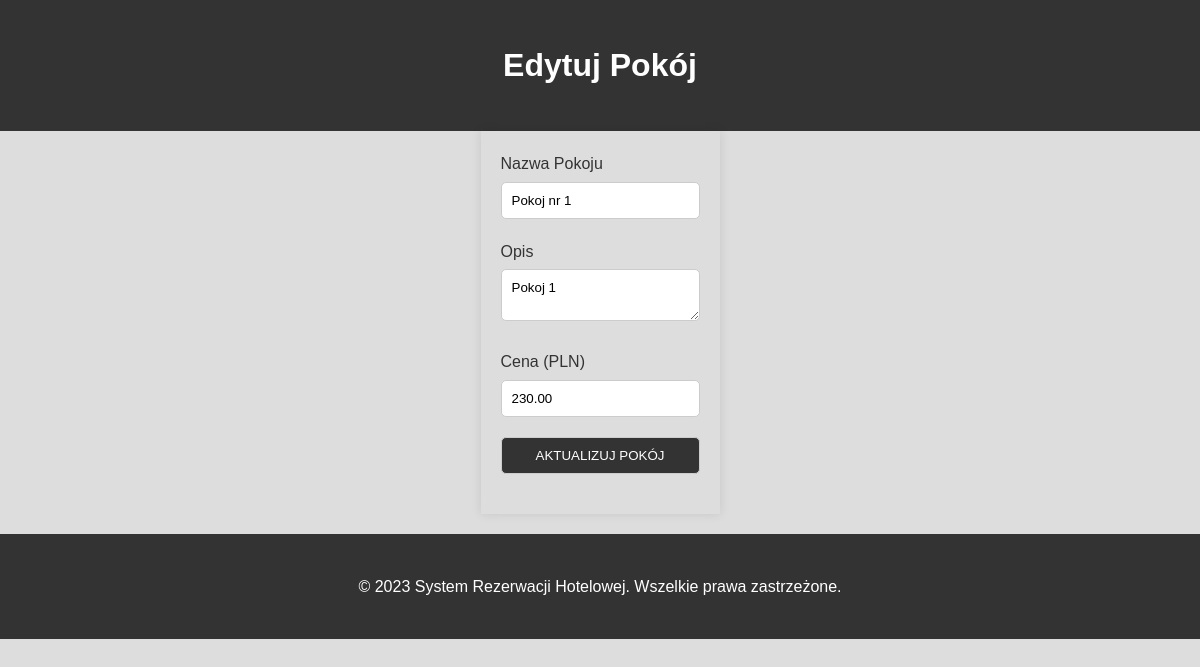
The page /edit_room.php?room_id=5 (signed in) on the database its author committed.
### tables this page shows
CREATE TABLE `rooms` (
  `room_id` int(11) NOT NULL,
  `room_name` varchar(255) NOT NULL,
  `room_description` text DEFAULT NULL,
  `room_image` varchar(255) DEFAULT NULL,
  `is_available` tinyint(1) DEFAULT 1,
  `price` decimal(10,2) NOT NULL DEFAULT 0.00
);

### edit_room.php (the view, shortened to what this page needs)
<?php
include 'includes/db_connection.php';
$room = [];
if (isset($_GET['room_id'])) {
    $room_id = $_GET['room_id'];
    $sql = 'SELECT * FROM rooms WHERE room_id = ?';
    if ($stmt = $conn->prepare($sql)) {
        $stmt->bind_param('i', $room_id);
        if ($stmt->execute()) {
            $result = $stmt->get_result();
            if ($result->num_rows == 1) {
                $room = $result->fetch_assoc();
            } else {
                echo 'Nie znaleziono pokoju o podanym ID.';
                exit;
            }
        } else {
            echo 'Coś poszło nie tak. Proszę spróbować później.';
        }
    }
}
?>
<!DOCTYPE html>
<html lang='pl'>
<head>
    <link rel='stylesheet' href='assets/css/styles.css'>
</head>
<body>
    <header>
        <h1>Edytuj Pokój</h1>
    </header>
    <div class="centered-container">
        <main>
            <form action='edit_room.php?room_id=<?php echo $room_id; ?>' method='post'>
                <div class='form-group'>
                    <label>Nazwa Pokoju</label>
                    <input type='text' name='room_name'
                        value='<?php echo isset($room['room_name']) ? $room['room_name'] : ''; ?>'>
                </div>
                <div class='form-group'>
                    <label>Opis</label>
                    <textarea
                        name='room_description'><?php echo isset($room['room_description']) ? $room['room_description'] : ''; ?></textarea>
                </div>
                <div class='form-group'>
                    <label>Cena (PLN)</label>
                    <input type='number' name='price'
                        value='<?php echo isset($room['price']) ? $room['price'] : ''; ?>'>
                </div>
                <div class='form-group'>
                    <input type='submit' value='Aktualizuj Pokój'>
                </div>
            </form>
        </main>
    </div>
    <footer>
        <p>&copy; 2023 System Rezerwacji Hotelowej. Wszelkie prawa zastrzeżone.</p>
    </footer>
</body>
</html>

### assets/css/styles.css (style rules this page uses)
* { padding: 0; margin: 0; box-sizing: border-box; }
body, h1, h2, h3, p, ul, li, a, input, textarea, select, button { font-family: 'Arial', sans-serif; }
body { background-color: #ddd; color: #333; font-size: 16px; line-height: 1.6; }
header, footer { background-color: #333; color: #fff; text-align: center; padding: 40px 0; }
footer { margin-top: 20px; }
main { display: flex; padding: 20px; background-color: #ddd; box-shadow: 0 0 10px rgba(0, 0, 0, 0.1); }
.form-group { margin-bottom: 20px; }
.form-group label { display: block; margin-bottom: 5px; }
.form-group input, .form-group textarea, .form-group select, button, input[type='submit'] { width: 100%; padding: 10px; border: 1px solid #ccc; border-radius: 5px; cursor: pointer; }
button, input[type='submit'] { background-color: #333; text-transform: uppercase; color: #fff; }
.centered-container { display: flex; justify-content: center; align-items: center; }

### rows shown on the page
rooms: room_name "Pokoj nr 1", room_description "Pokoj 1", price "230.00"
